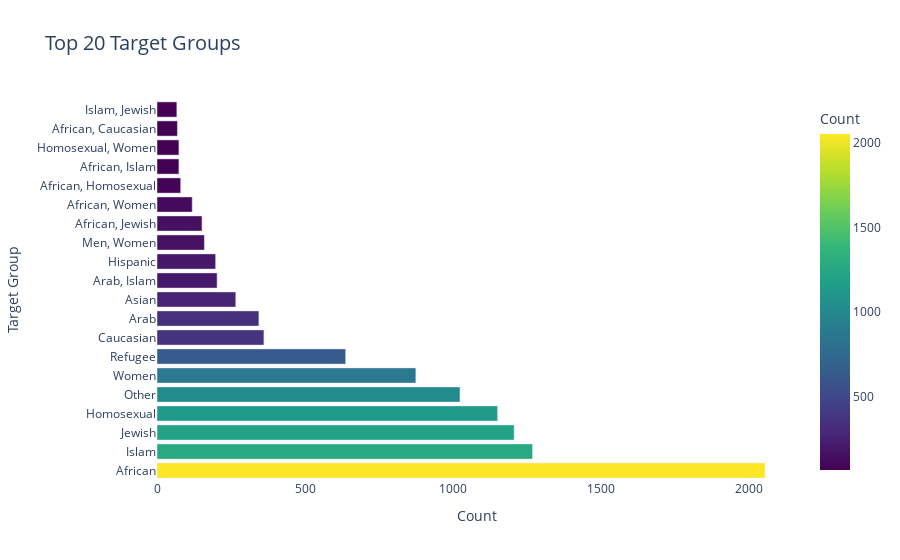

The cell this chart's notebook holds for it:
### Code cell
def plot_top_n_targets(data, n=10, display_inline=True, save_image=False, image_name='plot.png'):
    # Analyze the distribution of targets and get the top N
    target_counts = data['target'].value_counts().nlargest(n)

    # Create a DataFrame for plotting
    target_counts_df = target_counts.reset_index()
    target_counts_df.columns = ['Target Group', 'Count']

    # Create an interactive horizontal bar chart using Plotly
    fig = px.bar(target_counts_df, 
                 x='Count', 
                 y='Target Group', 
                 orientation='h', 
                 title=f'Top {n} Target Groups',
                 labels={'Count': 'Count', 'Target Group': 'Target Group'},
                 color='Count',
                 color_continuous_scale='Viridis')

    # Update the layout for better readability
    fig.update_layout(
        xaxis_title="Count",
        yaxis_title="Target Group",
        title_font_size=20,
        xaxis=dict(showgrid=True),
        yaxis=dict(showgrid=False),
        plot_bgcolor='rgba(0,0,0,0)'
    )

    if display_inline:
        # Use Plotly's offline mode to display the plot inline (for Jupyter)
        pyo.iplot(fig)
    elif save_image:
        # Save the plot as a static image
        fig.write_image(image_name)
    else:
        # Show the plot in a browser window
        fig.show()

# Example usage: Plot the top 10 target groups and display inline
plot_top_n_targets(data, n=20)

### Figure 1 — Plotly figure (JSON) as saved in the notebook; plotly's stock layout.template omitted (floating-point values rounded to 4 significant figures)
{"data": [{"alignmentgroup": "True", "hovertemplate": "Count=%{marker.color}<br>Target Group=%{y}<extra></extra>", "legendgroup": "", "marker": {"color": [2053, 1268, 1206, 1150, 1023, 874, 637, 361, 344, 266, 203, 198, 160, 152, 119, 80, 74, 74, 69, 67], "coloraxis": "coloraxis", "pattern": {"shape": ""}}, "name": "", "offsetgroup": "", "orientation": "h", "showlegend": false, "textposition": "auto", "type": "bar", "x": [2053, 1268, 1206, 1150, 1023, 874, 637, 361, 344, 266, 203, 198, 160, 152, 119, 80, 74, 74, 69, 67], "xaxis": "x", "y": ["African", "Islam", "Jewish", "Homosexual", "Other", "Women", "Refugee", "Caucasian", "Arab", "Asian", "Arab, Islam", "Hispanic", "Men, Women", "African, Jewish", "African, Women", "African, Homosexual", "African, Islam", "Homosexual, Women", "African, Caucasian", "Islam, Jewish"], "yaxis": "y"}], "layout": {"barmode": "relative", "coloraxis": {"colorbar": {"title": {"text": "Count"}}, "colorscale": [[0, "#440154"], [0.1111, "#482878"], [0.2222, "#3e4989"], [0.3333, "#31688e"], [0.4444, "#26828e"], [0.5556, "#1f9e89"], [0.6667, "#35b779"], [0.7778, "#6ece58"], [0.8889, "#b5de2b"], [1, "#fde725"]]}, "legend": {"tracegroupgap": 0}, "plot_bgcolor": "rgba(0,0,0,0)", "title": {"font": {"size": 20}, "text": "Top 20 Target Groups"}, "xaxis": {"anchor": "y", "domain": [0, 1], "showgrid": true, "title": {"text": "Count"}}, "yaxis": {"anchor": "x", "domain": [0, 1], "showgrid": false, "title": {"text": "Target Group"}}}}
